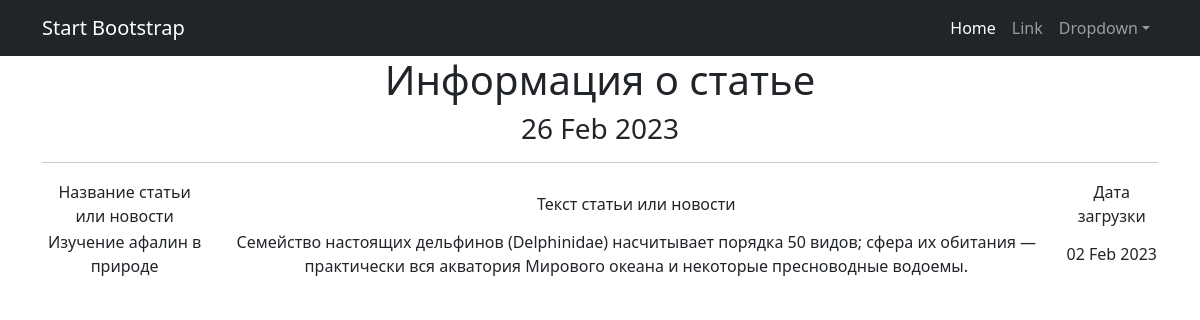
The page /news/2 on the database its author committed.
### news/models.py (models this page shows, shortened)
class Post(models.Model):
    author = models.ForeignKey(Author, on_delete=models.CASCADE)
    NEWS = 'NW'
    ARTICLE = 'AR'
    CATEGORY_CHOICES = (
        (NEWS, 'Новость'),
        (ARTICLE, 'Статья'),
    )
    categoryType = models.CharField(max_length=2, choices=CATEGORY_CHOICES, default=ARTICLE)
    dateCreation = models.DateTimeField(auto_now_add=True)
    postCategory = models.ManyToManyField(Category, through='PostCategory')
    title = models.CharField(max_length=128)
    text = models.TextField()
    rating = models.SmallIntegerField(default=0)

### news/views.py (the view)
# urls.py: path('<int:pk>', PostDetail.as_view(), name='post_detail'),
class PostDetail(DetailView):
    model = Post
    template_name = 'post_1.html'
    context_object_name = 'post'
    def get_context_data(self, **kwargs):
        context = super().get_context_data(**kwargs)
        context['time_now'] = datetime.utcnow()
        return context

### news/templatetags/custom_filters.py (called while the page is built)
@register.filter()
def censor(value):
    bad_words = ['интересно', 'здорово', 'отлично']
    if not isinstance(value, str):
        raise TypeError(f"unresolved type '{type(value)}' expected  type 'str'")
    for word in value.split():
        if word.lower() in bad_words:
            value = value.replace(word, f"{word[0]}{'*' * (len(word) - 1)}")
    return value

### templates/post_1.html (shortened to what this page needs)
{% extends 'flatpages/default.html' %}
{% load custom_filters %}
{% load custom_tags %}
{% block content %}
  <h1>Информация о статье</h1>
   <h3>{{ time_now|date:'d M Y' }}</h3>
<hr>
       <table>
           <tr>
               <td>Название статьи или новости</td>
               <td>Текст статьи или новости</td>
               <td>Дата загрузки</td>
           <tr>
               <td>{{ post.title|censor }}</td>
               <td>{{ post.text |censor }}</td>
               <td>{{ post.dateCreation|date:'d M Y ' }}</td>
       </table>
{% endblock content %}

### rows shown on the page
Post: title|censor "Изучение афалин в природе", text|censor "Семейство настоящих дельфинов (Delphinidae) насчитывает порядка 50 видов; сфера их обитания — практически вся акватория Мирового океана и некоторые пресноводные водоемы.", dateCreation "02 Feb 2023"

### other values the page prints
{{ time_now|date:'d M Y' }} "26 Feb 2023"
